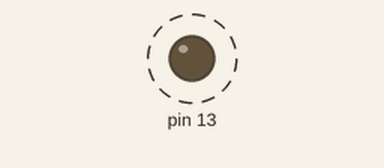
Simulated run of this sketch. Board: Arduino Uno, built with avr-gcc and run on an emulated ATmega328P. Shown: output pins drawn as LEDs (lit = HIGH). Dashed ring = blinking.

Above: at 0.5 s.
Timing chart, 0 to 4.6 s (numbered marks = the images above):
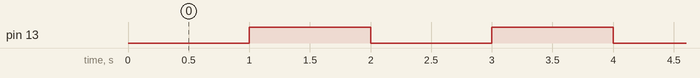

Measured:
- by itself, pin 13: alternates HIGH for 1.0 s and LOW for 1.0 s

The sketch:

3._Using_real_Time.ino
```cpp
// Use current time and set some functions

int LedState = LOW;
unsigned long PreviousMillis = 0;
const long Interval = 1000;

void setup()
{
  pinMode(13, OUTPUT);
}

void loop()
{
  unsigned long CurrentMillis = millis();

  if(CurrentMillis - PreviousMillis >= Interval)
  {
      PreviousMillis = CurrentMillis;

      if(LedState == LOW)
      {
          LedState = HIGH;
      }
      else
      {
          LedState = LOW;
      }
      digitalWrite(13, LedState);
   }
}
```
